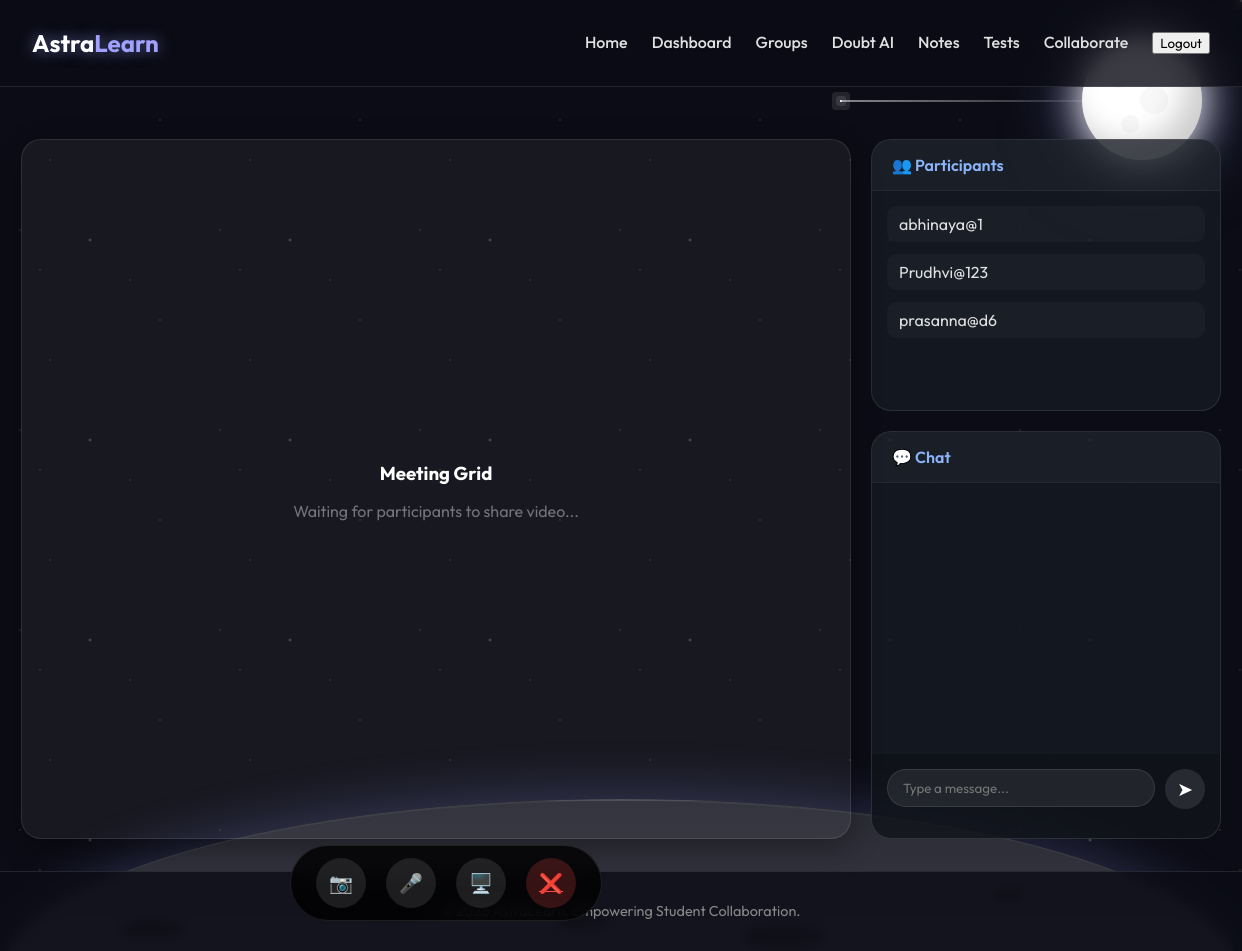
The page /collaborate/room/2/ (signed in) on the database its author committed.
### accounts/models.py (models this page shows, shortened)
class CustomUser(AbstractUser):
    email = models.EmailField(unique=True, blank=False)
    bio = models.TextField(max_length=500, blank=True)
    LEARNING_STYLES = [
        ('visual', 'Visual'),
        ('auditory', 'Auditory'),
        ('reading', 'Reading/Writing'),
        ('kinesthetic', 'Kinesthetic'),
    ]
    learning_style = models.CharField(max_length=20, choices=LEARNING_STYLES, default='visual')
    interests = models.CharField(max_length=255, blank=True, help_text="Comma-separated topics (e.g., Math, Physics, Coding)")
    is_faculty = models.BooleanField(default=False)
    avatar = models.ImageField(upload_to='avatars/', blank=True, null=True)
    REQUIRED_FIELDS = ['email', 'learning_style']

### collaborate/views.py (the view)
# urls.py: path('room/<int:group_id>/', views.collaborate_room, name='collaborate_room'),
@login_required
@cache_control(no_cache=True, must_revalidate=True, no_store=True)
def collaborate_room(request, group_id):
    group = get_object_or_404(StudyGroup, pk=group_id)
    if request.user not in group.members.all():
        return redirect('group_list')
    room, created = Room.objects.get_or_create(
        group=group,
        defaults={'name': f"{group.name} - Collaboration Space"}
    )
    messages = []
    resources = room.resources.all().order_by('-timestamp')
    latest_msg = room.messages.order_by('-id').first()
    max_id = latest_msg.id if latest_msg else 0
    return render(request, 'collaborate/room.html', {
        'room': room,
        'group': group,
        'messages': messages,
        'resources': resources,
        'max_id': max_id
    })

### templates/collaborate/room.html (shortened to what this page needs)
{% extends 'base.html' %}
{% load static %}
{% block content %}
<div class="room-container">
    <div class="video-grid" id="video-grid">
        <div class="wait-message" id="wait-message">
            <h3>Meeting Grid</h3>
            <p>Waiting for participants to share video...</p>
        </div>
    </div>
    <div class="controls">
        <button id="cam-btn" class="control-btn" title="Toggle Camera">📷</button>
        <button id="mic-btn" class="control-btn" title="Toggle Microphone">🎤</button>
        <button id="scr-btn" class="control-btn" title="Share Screen">🖥️</button>
        <a href="{% url 'group_list' %}" class="control-btn danger" title="Leave Room">❌</a>
    </div>
    <div class="sidebar">
        <div class="panel participants-panel">
            <div class="panel-header">👥 Participants</div>
            <div class="participant-list">
                {% for member in group.members.all %}
                <div class="participant">
                    <span class="username">{{ member.username }}</span>
                </div>
                {% endfor %}
            </div>
        </div>
        <div class="panel chat-panel">
            <div class="panel-header">💬 Chat</div>
            <div class="chat-messages" id="chat-messages"></div>
            <div class="chat-input-area">
                <input type="text" id="chat-input" class="chat-input" placeholder="Type a message...">
                <button id="send-btn" class="control-btn" style="width: 40px; height: 40px;">➤</button>
            </div>
        </div>
    </div>
</div>
{% endblock %}

### static/css/style.css (style rules this page uses)
:root { --primary-color: #A0A0FF; --secondary-color: #50C8FF; --accent-glow: 0 0 15px rgba(160, 160, 255, 0.6); --bg-dark: #0B0C15; --glass-bg: rgba(255, 255, 255, 0.05); --glass-border: 1px solid rgba(255, 255, 255, 0.1); --text-color: #E0E0E0; --font-family: 'Outfit', sans-serif; }
body { background-color: var(--bg-dark); color: var(--text-color); font-family: var(--font-family); margin: 0; padding: 0; overflow-x: hidden; min-height: 100vh; display: flex; flex-direction: column; }
h1, h2, h3 { color: white; margin-bottom: 1rem; }
input, textarea, select { width: 100%; padding: 0.8rem; margin-bottom: 1rem; background: rgba(255, 255, 255, 0.05); border: 1px solid rgba(255, 255, 255, 0.2); border-radius: 5px; color: white; font-family: var(--font-family); }
button { cursor: pointer; font-family: var(--font-family); }

### templates/collaborate/room.html (style rules this page uses)
.room-container { display: grid; grid-template-columns: 1fr 350px; gap: 20px; height: calc(100vh - 100px); padding-top: 20px; }
.video-grid { background: rgba(255, 255, 255, 0.05); border-radius: 20px; position: relative; overflow-y: auto; padding: 20px; display: grid; grid-template-columns: repeat(auto-fit, minmax(300px, 1fr)); grid-auto-rows: 250px; gap: 15px; align-content: start; border: 1px solid rgba(255, 255, 255, 0.1); box-shadow: 0 10px 30px rgba(0, 0, 0, 0.3); }
.wait-message { position: absolute; top: 50%; left: 50%; transform: translate(-50%, -50%); color: rgba(255, 255, 255, 0.4); text-align: center; width: 100%; pointer-events: none; }
.controls { position: fixed; bottom: 30px; left: calc(50% - 175px); transform: translateX(-50%); display: flex; gap: 20px; background: rgba(0, 0, 0, 0.8); padding: 12px 25px; border-radius: 50px; backdrop-filter: blur(10px); border: 1px solid rgba(255, 255, 255, 0.1); z-index: 100; }
.control-btn { width: 50px; height: 50px; border-radius: 50%; border: none; background: rgba(255, 255, 255, 0.1); color: white; font-size: 1.2rem; cursor: pointer; transition: all 0.3s ease; display: flex; align-items: center; justify-content: center; }
.control-btn.danger { background: rgba(255, 77, 77, 0.2); color: #ff4d4d; }
.sidebar { display: flex; flex-direction: column; gap: 20px; }
.panel { background: rgba(22, 27, 34, 0.8); border-radius: 20px; border: 1px solid rgba(255, 255, 255, 0.1); display: flex; flex-direction: column; overflow: hidden; }
.chat-panel { flex: 1.5; }
.participants-panel { flex: 1; }
.panel-header { padding: 15px 20px; background: rgba(255, 255, 255, 0.03); border-bottom: 1px solid rgba(255, 255, 255, 0.05); font-weight: 600; color: #8ab4f8; display: flex; align-items: center; gap: 10px; }
.chat-messages { flex: 1; overflow-y: auto; padding: 20px; display: flex; flex-direction: column; gap: 15px; }
.chat-input-area { padding: 15px; background: rgba(0, 0, 0, 0.2); display: flex; gap: 10px; }
.chat-input { flex: 1; background: rgba(255, 255, 255, 0.08); border: 1px solid rgba(255, 255, 255, 0.1); padding: 10px 15px; border-radius: 25px; color: white; outline: none; }
.participant-list { padding: 15px; overflow-y: auto; }
.participant { display: flex; align-items: center; gap: 12px; margin-bottom: 12px; padding: 8px 12px; border-radius: 10px; background: rgba(255, 255, 255, 0.03); }

### rows shown on the page
CustomUser: username "abhinaya@1"
CustomUser: username "Prudhvi@123"
CustomUser: username "prasanna@d6"
